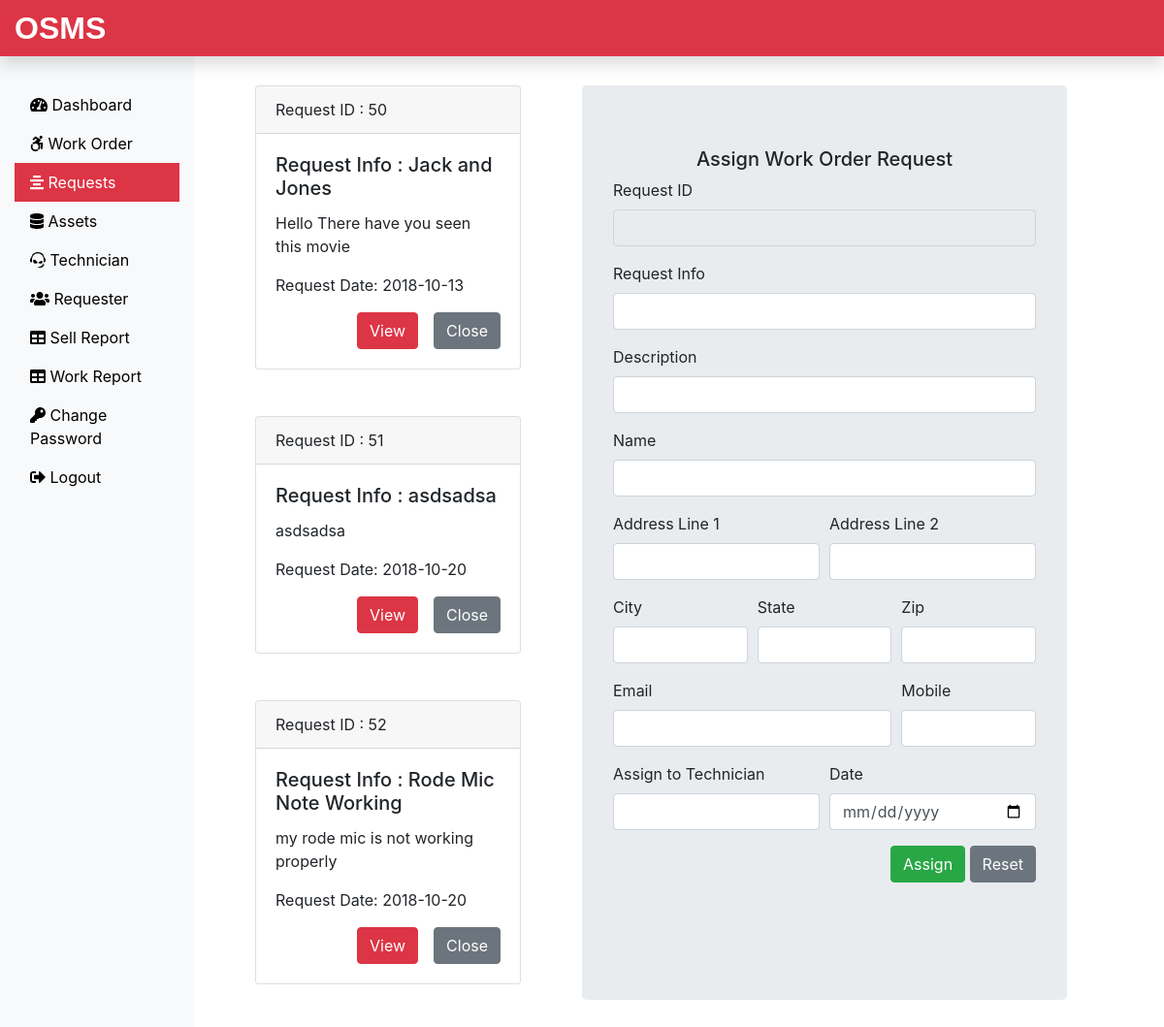
/OSMS_PHP/Admin/request.php (signed in), run on the app's committed database.
### tables this page shows
CREATE TABLE `submitrequest_tb` (
  `request_id` int(11) NOT NULL,
  `request_info` text NOT NULL,
  `request_desc` text NOT NULL,
  `requester_name` varchar(60) NOT NULL,
  `requester_add1` text NOT NULL,
  `requester_add2` text NOT NULL,
  `requester_city` varchar(60) NOT NULL,
  `requester_state` varchar(60) NOT NULL,
  `requester_zip` int(11) NOT NULL,
  `requester_email` varchar(60) NOT NULL,
  `requester_mobile` bigint(11) NOT NULL,
  `request_date` date NOT NULL
);

### OSMS_PHP/Admin/request.php (the view, shortened to what this page needs)
<?php
include('includes/header.php');
include('../dbConnection.php');
?>
<div class="col-sm-4 mb-5">
  <?php
 $sql = "SELECT request_id, request_info, request_desc, request_date FROM submitrequest_tb";
 $result = $conn->query($sql);
 if($result->num_rows > 0){
  while($row = $result->fetch_assoc()){
   echo '<div class="card mt-5 mx-5">';
   echo '<div class="card-header">';
   echo 'Request ID : '. $row['request_id'];
   echo '</div>';
   echo '<div class="card-body">';
   echo '<h5 class="card-title">Request Info : ' . $row['request_info'] . '</h5>';
   echo '<p class="card-text">' . $row['request_desc'] . '</p>';
   echo '<p class="card-text">Request Date: ' . $row['request_date'] . '</p>';
   echo '<div class="float-right">';
   echo '<form action="" method="POST"> <input type="hidden" name="id" value='. $row["request_id"] .'><input type="submit" class="btn btn-danger mr-3" name="view" value="View"><input type="submit" class="btn btn-secondary" name="close" value="Close"></form>';
   echo '</div>' ;
   echo '</div>' ;
   echo'</div>';
  }
 }
 ?>
</div>
<?php
  include('assignworkform.php');
  include('includes/footer.php');
?>

### data on the page
submitrequest_tb: request_id "50", request_info "Jack and Jones", request_desc "Hello There have you seen this movie", request_date "2018-10-13"
submitrequest_tb: request_id "51", request_info "asdsadsa", request_desc "asdsadsa", request_date "2018-10-20"
submitrequest_tb: request_id "52", request_info "Rode Mic Note Working", request_desc "my rode mic is not working properly", request_date "2018-10-20"
